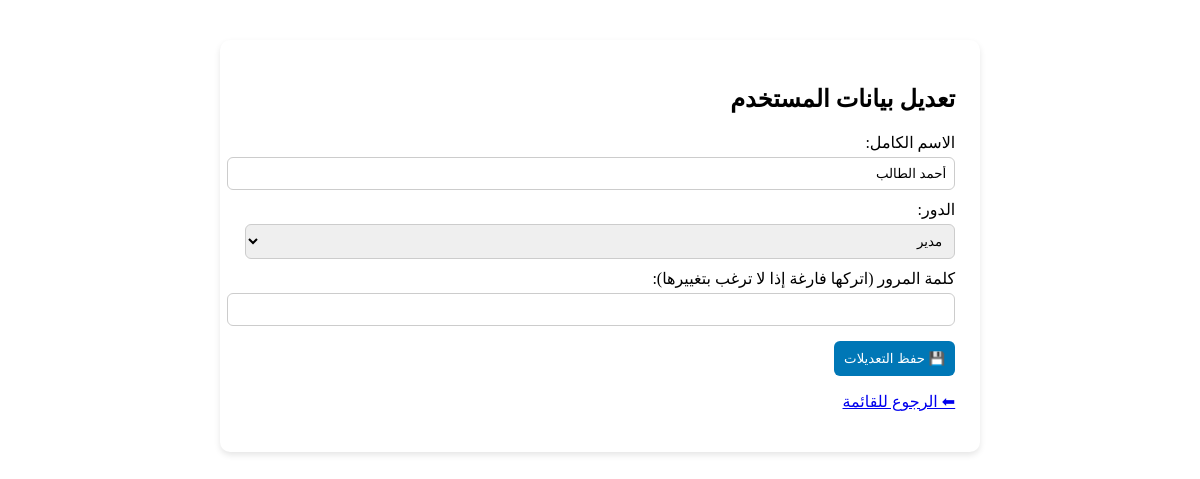
Page /admin/users/edit_user.php?id=5 (signed in) on the earlier database version.
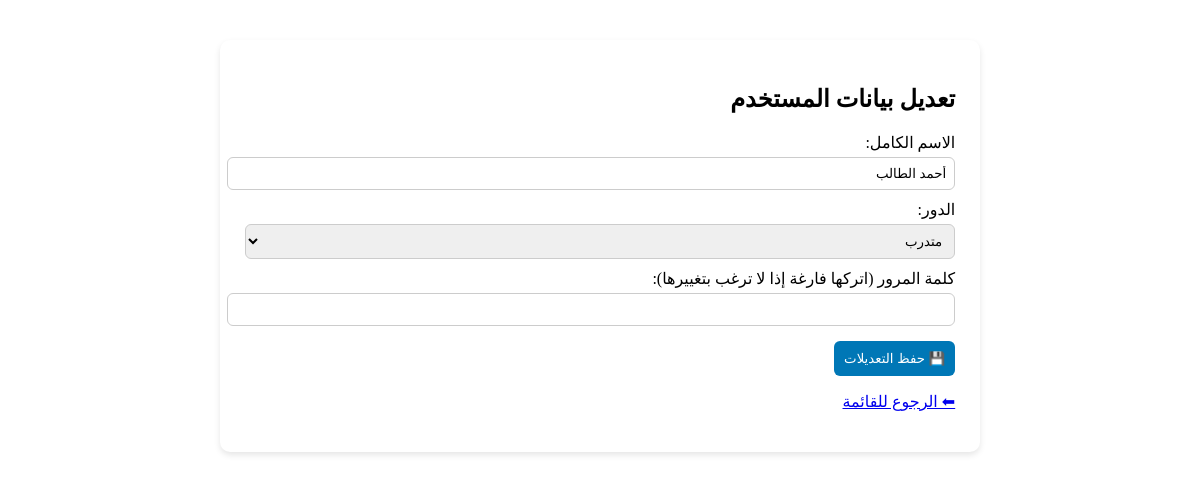
Same page on the later database version.
### tables this page shows
CREATE TABLE `users` (
  `user_id` int(11) NOT NULL,
  `full_name` varchar(200) NOT NULL,
  `national_id` varchar(30) NOT NULL,
  `phone` varchar(30) DEFAULT NULL,
  `email` varchar(150) NOT NULL,
  `address` varchar(255) DEFAULT NULL,
  `password` varchar(255) NOT NULL,
  `role` enum('trainee','lawyer','admin') NOT NULL DEFAULT 'trainee',
  `created_at` datetime NOT NULL DEFAULT current_timestamp(),
  `updated_at` datetime NOT NULL DEFAULT current_timestamp() ON UPDATE current_timestamp(),
  `first_name` varchar(100) DEFAULT NULL,
  `father_name` varchar(100) DEFAULT NULL,
  `grandfather_name` varchar(100) DEFAULT NULL,
  `family_name` varchar(100) DEFAULT NULL,
  `home_address` varchar(255) DEFAULT NULL,
  `office_address` varchar(255) DEFAULT NULL,
  `highschool_certificate` enum('نعم','لا') DEFAULT 'لا',
  `university_degree` enum('بكالوريوس','ماجستير','دكتوراه') DEFAULT NULL,
  `no_conviction_doc` varchar(255) DEFAULT NULL,
  `good_conduct_doc` varchar(255) DEFAULT NULL,
  `social_security` enum('نعم','لا') DEFAULT 'لا',
  `social_security_number` varchar(100) DEFAULT NULL
);

### admin/users/edit_user.php (the view, shortened to what this page needs)
<?php
require_once("../../config/db.php");
$id = $_GET['id'] ?? null;
$stmt = $pdo->prepare("SELECT * FROM users WHERE user_id = ?");
$stmt->execute([$id]);
$user = $stmt->fetch(PDO::FETCH_ASSOC);
?>
<!DOCTYPE html>
<html lang="ar" dir="rtl">
<head>
</head>
<body>
<div class="container">
  <h2>تعديل بيانات المستخدم</h2>
  <form method="POST">
    <label>الاسم الكامل:</label>
    <input type="text" name="full_name" value="<?= htmlspecialchars($user['full_name']) ?>" required>
    <label>الدور:</label>
    <select name="role">
      <option value="admin" <?= $user['role']=='admin'?'selected':'' ?>>مدير</option>
      <option value="trainee" <?= $user['role']=='trainee'?'selected':'' ?>>متدرب</option>
    </select>
    <label>كلمة المرور (اتركها فارغة إذا لا ترغب بتغييرها):</label>
    <input type="password" name="password">
    <button type="submit">💾 حفظ التعديلات</button>
  </form>
  <p><a href="users.php">⬅ الرجوع للقائمة</a></p>
</div>
</body>
</html>

Differences in the rows shown:
changed users "أحمد الطالب": role (not shown) → "متدرب"
Other differences:
form field role: "مدير" → (not shown)
